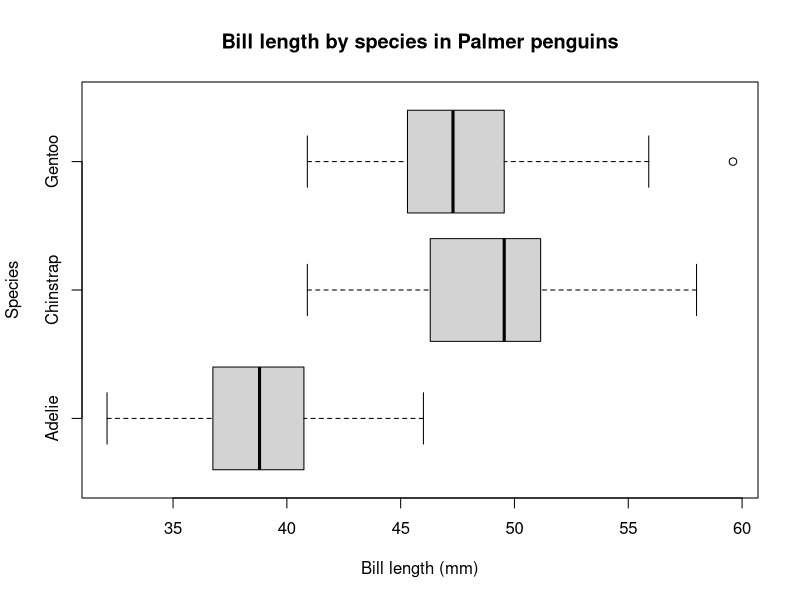
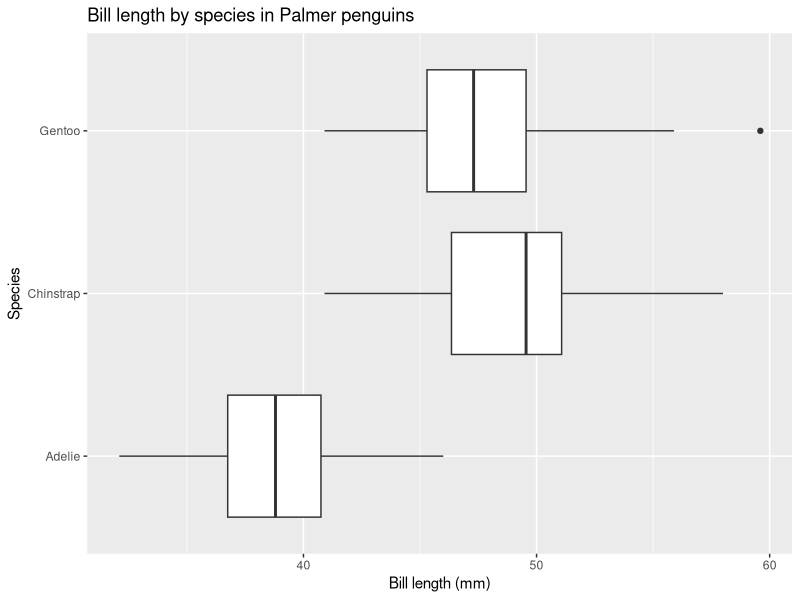

Reproduce these figures in R, in order.
## ---- chunk 1
library(palmerpenguins)
## ---- chunk 2
# Create a horizontal boxplot of bill length by species
boxplot(
  bill_length_mm ~ species,
  data = penguins,
  horizontal = TRUE,
  main = "Bill length by species in Palmer penguins",
  xlab = "Bill length (mm)",
  ylab = "Species"
)
## ---- chunk 3
library(ggplot2)

# Create a horizontal boxplot of bill length by species using ggplot2
ggplot(penguins, aes(x = bill_length_mm, y = species)) +
  geom_boxplot() +
  labs(
    title = "Bill length by species in Palmer penguins",
    x = "Bill length (mm)",
    y = "Species"
  )
